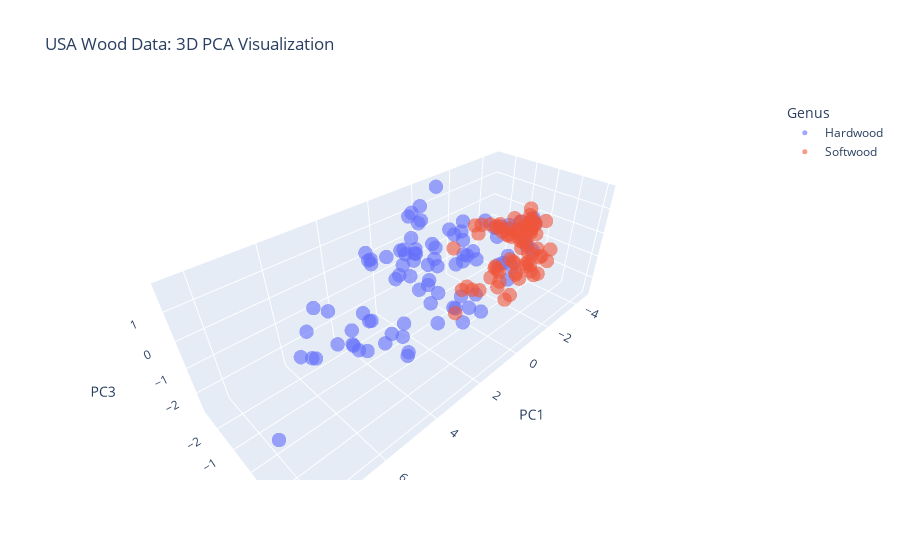

Notebook cell for this chart:
### Markdown cell above
3D plot of PCA using first 3 components

### Code cell
import plotly.express as px

df_pca = pd.DataFrame(Z[:, :3], columns=['PC1', 'PC2', 'PC3'])
df_pca['Genus'] = [classNames[label] for label in y]

# 3D scatter plot
fig = px.scatter_3d(df_pca, x='PC1', y='PC2', z='PC3', color='Genus', labels={'color': 'Genus'},
                    title="USA Wood Data: 3D PCA Visualization")
fig.update_traces(marker=dict(size=5, opacity=0.6)) 

fig.show()
